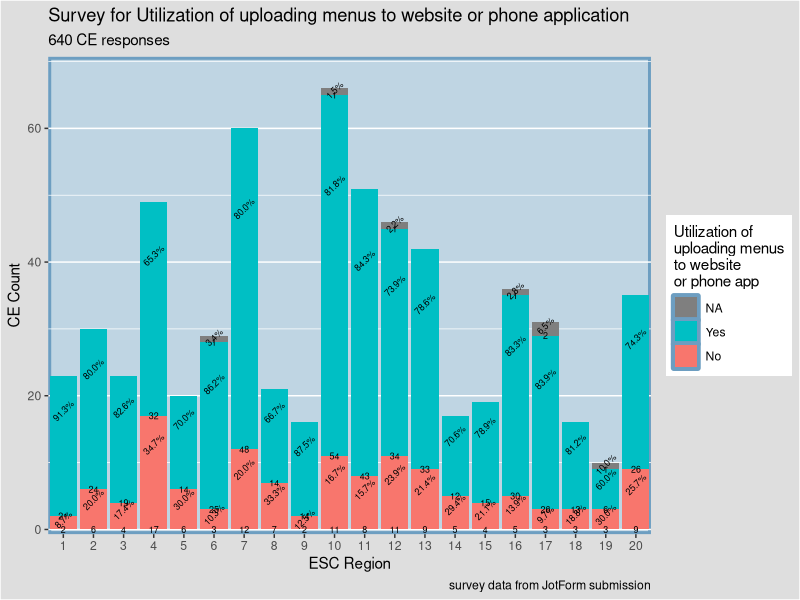

The R script that drew this image:
library(tidyverse)
library(openxlsx)
library(here)

survey_data <- read.xlsx("data/survey_data1.xlsx", sheet = 1, colNames = TRUE, na.strings = TRUE)

names(survey_data)[1] = "CEName"
names(survey_data)[2] = "CEID"
names(survey_data)[3] = "ESC_Region"
names(survey_data)[8] = "upload_menus"

###Create a new table for Chart###
survey_data1 <- survey_data%>%
  group_by(ESC_Region) %>% 
  count(ESC_Region, upload_menus) %>%
  mutate(pct = n/sum(n))

###Stacked Bar Chart
p <- ggplot(survey_data1, aes(ESC_Region, n, fill = upload_menus)) +
  geom_col(position = position_stack(reverse = TRUE)) + 
  guides(fill = guide_legend(reverse = TRUE)) +
  geom_text(aes(label = paste0(sprintf("%1.1f", pct*100),"%")),
            position = position_stack(reverse = TRUE, vjust = 0.75), size = 2.25, angle = 45) +
  geom_text(aes(label = n),
            position = position_stack(reverse = TRUE, vjust = 0), size = 2.25) +
  scale_x_continuous(expand = c(0,0), limits = c(0.5,20.5), breaks = 1:20) +
  scale_y_continuous(expand = c(0,0.7), limits = c(0,70)) +
  theme(plot.background = element_rect(fill = "grey87"),
        panel.background = element_rect(fill = "#BFD5E3", color = "#6D9EC1",
                                        size = 2, linetype = "solid"),
        panel.grid.minor.x = element_blank(),
        panel.grid.major.x = element_blank()) + 
  scale_fill_discrete(name = "Utilization of \nuploading menus\nto website\nor phone app") +
  labs(title = "Survey for Utilization of uploading menus to website or phone application",
       subtitle = "640 CE responses",
       x = "ESC Region",
       y = "CE Count",
       caption = "survey data from JotForm submission")

p

####
